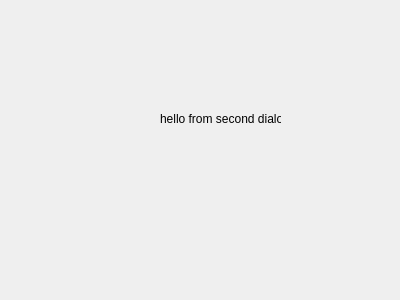
<?xml version="1.0" encoding="UTF-8"?>
<ui version="4.0">
 <class>Dialog</class>
 <widget class="QDialog" name="Dialog">
  <property name="geometry">
   <rect>
    <x>0</x>
    <y>0</y>
    <width>400</width>
    <height>300</height>
   </rect>
  </property>
  <property name="windowTitle">
   <string>Dialog</string>
  </property>
  <widget class="QLabel" name="label">
   <property name="geometry">
    <rect>
     <x>160</x>
     <y>110</y>
     <width>121</width>
     <height>17</height>
    </rect>
   </property>
   <property name="text">
    <string>hello from second dialog</string>
   </property>
  </widget>
 </widget>
 <resources/>
 <connections/>
</ui>
